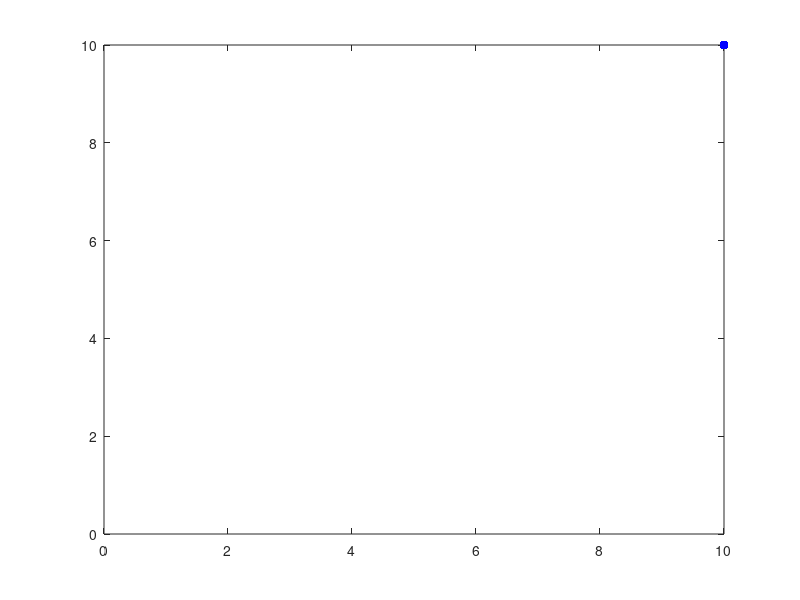

The MATLAB script that drew this image:
function M = movie_test()

close all

timestep = 0.1;

x = 0;
y = 0;

vx = 1;
vy = 1;

fr = 1; %%%Create a frame counter

for t = 0:timestep:10
   
    cla;
    
    plot(x,y,'b.','MarkerSize',20)
    
    x = x + vx*timestep;
    
    y = y + vy*timestep;
    
    axis([0 10 0 10])
    
    drawnow
    
    M(fr) = getframe;
    fr = fr + 1; %%Incrementing the frame by 1
    
end
